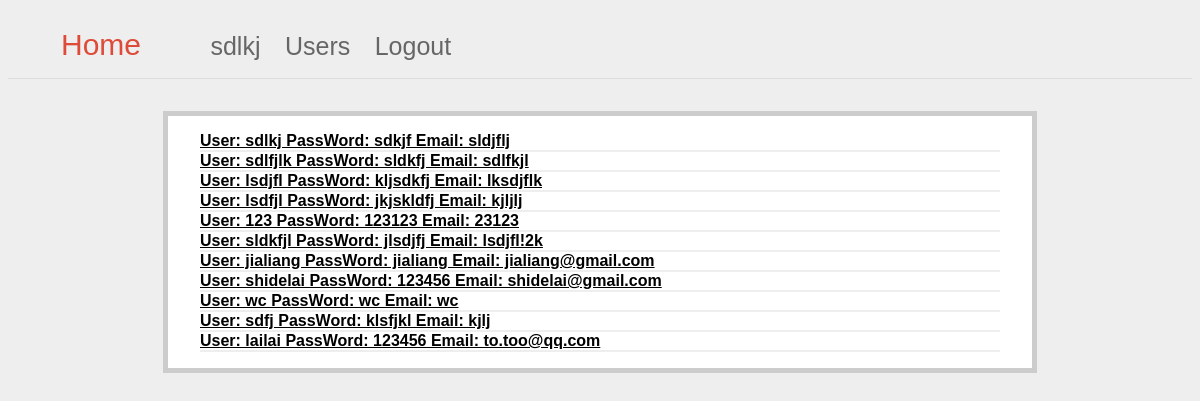
Page /users.html (signed in) on the committed database.
### twxt/models.py (models this page shows, shortened)
class User(Base):
    __tablename__ = 'users'
    id = Column(Integer, primary_key=True)
    name = Column(String(20), unique=True)
    password = Column(String(20))
    email = Column(String(40))
    def __repr__(self):
        return "User: %s PassWord: %s Email: %s" % (self.name, self.password, self.email)

### twxt/views.py (the view)
class UserListView(ListView):
    decorators = [login_required]
    def get_objects(self):
        return User.query.all()

### twxt/__init__.py (called while the page is built)
@template_rendered.connect_via(app)
def when_template_rendered(sender, template, context):
    pass

@app.before_request
def before_request():
    app.logger.debug('before_request() called')

@app.teardown_request
def teardown_request(exception):
    pass

### twxt/decorator.py (called while the page is built)
def login_required(f):
    @wraps(f)
    def decorator(*args, **kwargs):
        if not session.get('username'):
            return redirect(url_for('login'))
        else:
            return f(*args, **kwargs)
    return decorator

### twxt/views.py (called while the page is built)
@app.teardown_request
def shutdown_session(exception=None):
    db_session.remove()

    def get_template_name(self):
        return self.template_name

    def render_template(self, context):
        return render_template(self.get_template_name(), **context)

    def dispatch_request(self):
        context = {'objects': self.get_objects()}
        return self.render_template(context)

### twxt/templates/users_list.html
{% extends "base.html" %}
{% block content %}
<ul class="tweets">
  {% for user in objects %}
    <li>
	  	<a href="/{{ user }}" class="author">{{ user }}</a>
    </li>
  {% else %}
    <li><em>Unbelievable.  No tweets here so far</em></li>
  {% endfor %}
  </ul>
{% endblock %}

### twxt/templates/base.html (shortened to what this page needs)
<!doctype html>
<html xmlns="http://www.w3.org/1999/xhtml" xml:lang="en" lang="en">
<head>
    <link rel="stylesheet" type="text/css" href="{{ url_for('static', filename='style.css') }}">
</head>
<body>
<div id="header">
    {% if not session.username %}
    	<a href="/" class="left-text">Home</a>
    	<a href="{{ url_for('login') }}">Login</a>
		<a href="{{ url_for('register') }}">Register</a>
    {% else %}
    	<a href="/" class="left-text">Home</a>
    	<a href="{{ url_for('user_page', request_username = session.username) }}"> {{ session.username }}</a>
    	<a href="{{ url_for('users_list_page') }}">Users</a>
    	<a href="{{ url_for('logout') }}">Logout</a>
    {% endif %}
</div>
<div id="page">
    {% block content %}{% endblock %}
</div>
</body>
</html>

### twxt/static/style.css (style rules this page uses)
body { font-family: sans-serif; background: #eee; }
a, h1, h2 { color: #377BA8; }
ul, li { margin: 0; padding: 0; border: 0; outline: 0; list-style-type: none; }
#page { margin: 2em auto; width: 50em; border: 5px solid #ccc; padding: 1em 2em; background: white; }
#header { border-bottom: 1px solid #DDD; height: 50px; padding-top: 20px; padding-left: 44px; position: relative; z-index: 190; margin-top: 0; white-space: nowrap; width: auto; }
#header a { color: #666; font-size: 25px; margin-right: 20px; text-decoration: none; }
#header .left-text { margin-left: 9px; color: #DD4B39; min-width: 125px; display: inline-block; font-size: 30px; font-weight: normal; }
.tweets li { border-bottom: 2px solid #EEE; }
.tweets li .author { color: black; font-weight: bold; }

### rows in the picture
User: username "sdlkj", name+password+email "User: sdlkj PassWord: sdkjf Email: sldjflj"
User: name+password+email "User: sdlfjlk PassWord: sldkfj Email: sdlfkjl"
User: name+password+email "User: lsdjfl PassWord: kljsdkfj Email: lksdjflk"
User: name+password+email "User: lsdfjl PassWord: jkjskldfj Email: kjljlj"
User: name+password+email "User: 123 PassWord: 123123 Email: 23123"
User: name+password+email "User: sldkfjl PassWord: jlsdjfj Email: lsdjfl!2k"
User: name+password+email "User: jialiang PassWord: jialiang Email: jialiang@gmail.com"
User: name+password+email "User: shidelai PassWord: 123456 Email: shidelai@gmail.com"
User: name+password+email "User: wc PassWord: wc Email: wc"
User: name+password+email "User: sdfj PassWord: klsfjkl Email: kjlj"
User: name+password+email "User: lailai PassWord: 123456 Email: to.too@qq.com"
